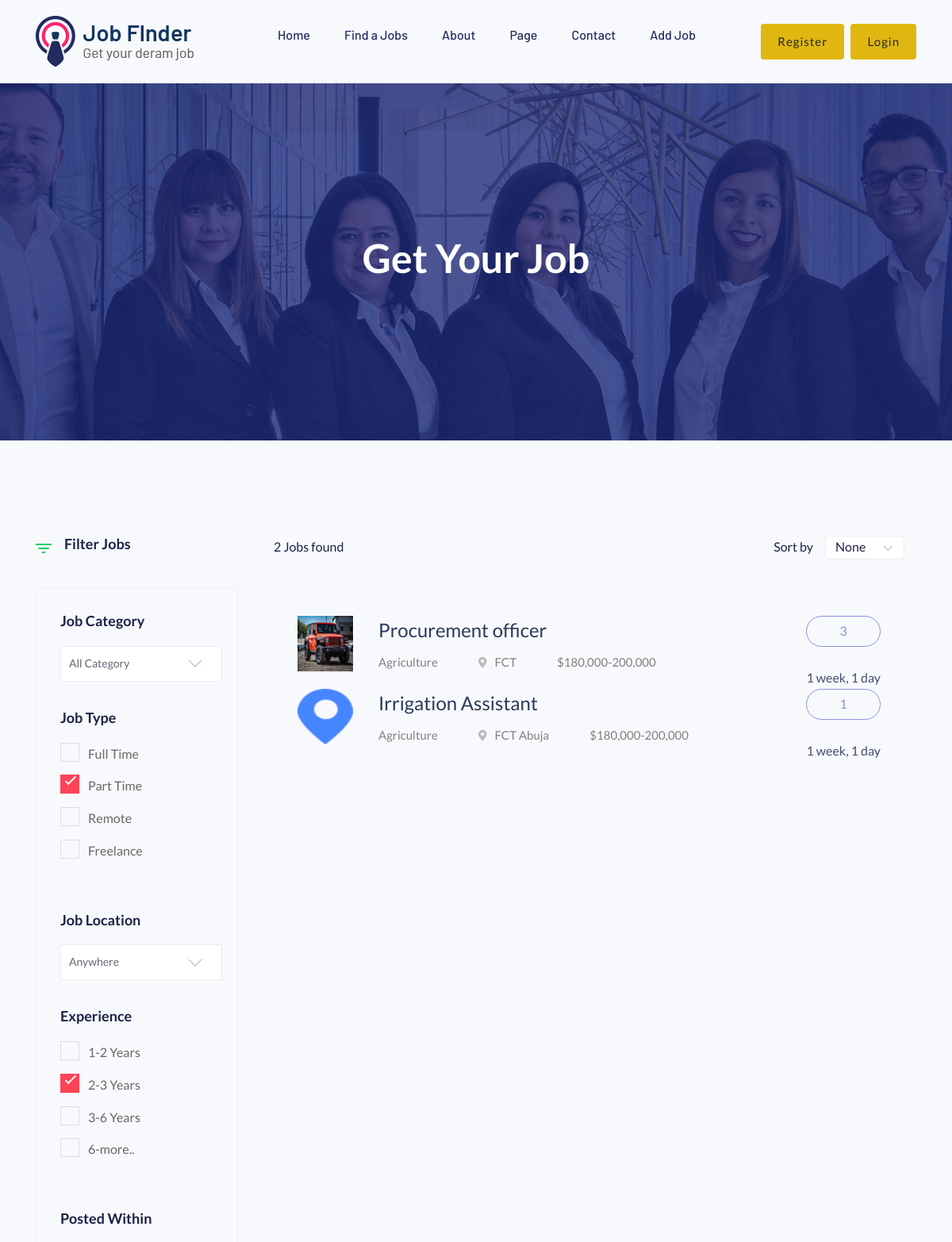
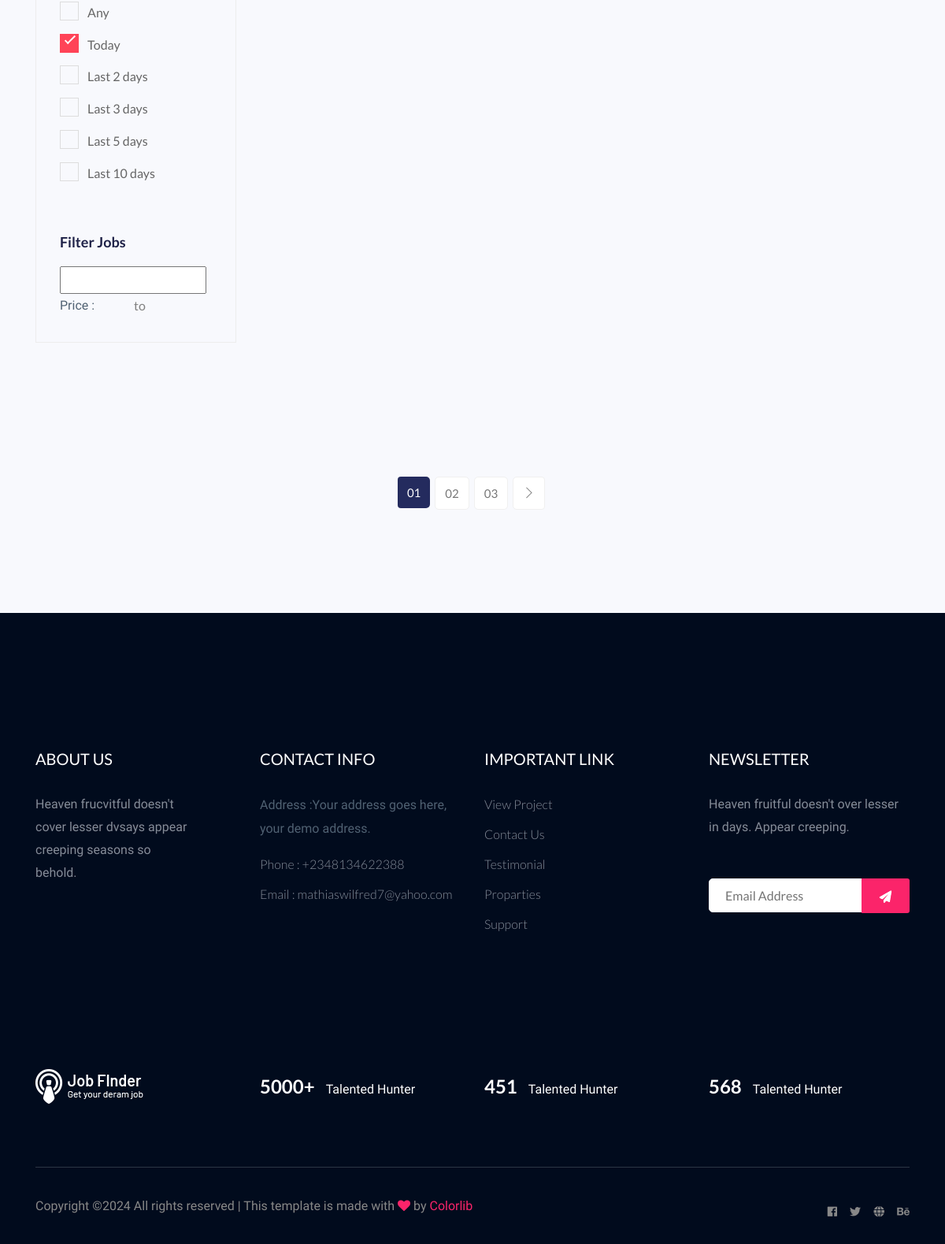
Screenshot of /job_category/2/ with the database file from the repository (2 pictures, top to bottom).
### searchApp/models.py (models this page shows, shortened)
class JobPosting(models.Model):
    EMPLOYMENT_TYPES = [
    ('Full time', 'Full time'),
    ('Part time', 'Part time'),
    ('Internship', 'Internship'),
]
    posted_by = models.ForeignKey(CustomUser, on_delete=models.CASCADE, null=True)
    job_title = models.CharField(max_length=255)
    company_name = models.CharField(max_length=255, null=True)
    location = models.CharField(max_length=255)
    job_category = models.ForeignKey(JobCategory, on_delete=models.CASCADE)
    employment_type = models.CharField(max_length=255, choices=EMPLOYMENT_TYPES, null=True)# Full-time, Part-time, Internship, etc.
    salary_range = models.CharField(max_length=255)  # Optional
    date_posted = models.DateTimeField(auto_now_add=True)
    closing_date = models.DateField(default=timezone.now)
    logo = models.ImageField(upload_to='company_logo/', null = True)
    company_info =models.TextField(max_length=1000, null=True)
    company_web = models.URLField(max_length=255, null=True)
    company_email = models.EmailField(max_length=255, null=True)

class JobCategory(models.Model):
    name = models.CharField(max_length=255)
    description = models.TextField()

### searchApp/views.py (the view)
# urls.py: path('job_category/<int:cat_id>/', v.job_category, name='job_category'),
def job_category(request, cat_id):
    try:
        category = JobCategory.objects.get(id=cat_id)
    except JobCategory.DoesNotExist:
        category = None
    get_category = category.jobposting_set.all()
    counting = get_category.count()
    context = {
        'jobs': get_category,
        'count': counting,
        'category_id': cat_id  # Pass the category ID to the context
    }
    return render(request, 'searchApp/category.html', context)

### searchApp/templates/searchApp/category.html (shortened to what this page needs)
{% extends 'searchApp/base/base.html' %}
{% load static %}
{% block content %}
    <div class="slider-area ">
        <div class="single-slider section-overly slider-height2 d-flex align-items-center" data-background="{% static 'searchApp/img/hero/about.jpg' %}">
            <div class="container">
                <div class="row">
                    <div class="col-xl-12">
                        <div class="hero-cap text-center">
                            <h2>Get your job</h2>
                        </div>
                    </div>
                </div>
            </div>
        </div>
    </div>
    <div class="job-listing-area pt-120 pb-120">
        <div class="container">
            <div class="row">
                <div class="col-xl-3 col-lg-3 col-md-4">
                    <div class="row">
                        <div class="col-12">
                                <div class="small-section-tittle2 mb-45">
                                <div class="ion">
                                </div>
                                <h4>Filter Jobs</h4>
                            </div>
                        </div>
                    </div>
                    <div class="job-category-listing mb-50">
                        <div class="single-listing">
                            <div class="small-section-tittle2">
                                    <h4>Job Category</h4>
                            </div>
                            <div class="select-Categories pt-80 pb-50">
                                <div class="small-section-tittle2">
                                    <h4>Job Type</h4>
                                </div>
                                <label class="container">Full Time
                                    <span class="checkmark"></span>
                                </label>
                                <label class="container">Part Time
                                    <span class="checkmark"></span>
                                </label>
                                <label class="container">Remote
                                    <span class="checkmark"></span>
                                </label>
                                <label class="container">Freelance
                                    <span class="checkmark"></span>
                                </label>
                            </div>
                        </div>
                        <div class="single-listing">
                            <div class="small-section-tittle2">
                                    <h4>Job Location</h4>
                            </div>
                            <div class="select-Categories pt-80 pb-50">
                                <div class="small-section-tittle2">
                                    <h4>Experience</h4>
                                </div>
                                <label class="container">1-2 Years
                                    <span class="checkmark"></span>
                                </label>
                                <label class="container">2-3 Years
                                    <span class="checkmark"></span>
                                </label>
                                <label class="container">3-6 Years
                                    <span class="checkmark"></span>
                                </label>
                                <label class="container">6-more..
                                    <span class="checkmark"></span>
                                </label>
                            </div>
                        </div>
                        <div class="single-listing">
                            <div class="select-Categories pb-50">
                                <div class="small-section-tittle2">
                                    <h4>Posted Within</h4>
                                </div>
                                <label class="container">Any
                                    <span class="checkmark"></span>
                                </label>
                                <label class="container">Today
                                    <span class="checkmark"></span>
                                </label>
                                <label class="container">Last 2 days
                                    <span class="checkmark"></span>
                                </label>
                                <label class="container">Last 3 days
                                    <span class="checkmark"></span>
                                </label>
                                <label class="container">Last 5 days
                                    <span class="checkmark"></span>
                                </label>
                                <label class="container">Last 10 days
                                    <span class="checkmark"></span>
                                </label>
                            </div>
                        </div>
                        <div class="single-listing">
                            <aside class="left_widgets p_filter_widgets price_rangs_aside sidebar_box_shadow">
                                <div class="small-section-tittle2">
                                    <h4>Filter Jobs</h4>
                                </div>
                                <div class="widgets_inner">
                                    <div class="range_item">
                                        <input type="text" class="js-range-slider" value="" />
                                        <div class="d-flex align-items-center">
                                            <div class="price_text">
                                                <p>Price :</p>
                                            </div>
                                            <div class="price_value d-flex justify-content-center">
                                                <input type="text" class="js-input-from" id="amount" readonly />
                                                <span>to</span>
                                                <input type="text" class="js-input-to" id="amount" readonly />
                                            </div>
                                        </div>
                                    </div>
                                </div>
                            </aside>
                        </div>
                    </div>
                </div>
                <div class="col-xl-9 col-lg-9 col-md-8">
                    <section class="featured-job-area">
                        <div class="container">
                            <div class="row">
                                <div class="col-lg-12">
                                    <div class="count-job mb-35">
                                        <span>{{ count }} Jobs found</span>
                                        <div class="select-job-items">
                                            <span>Sort by</span>
                                        </div>
                                    </div>
                                </div>
                            </div>
                            <div class="single-job-items mb-30">
                                {% for job in jobs %}
                                <div class="job-items">
                                    <div class="company-img">
                                        <a href="{% url 'job_category_detail' cat_id=job.id %}"><img src="{{ job.logo.url }}" alt="" style="width: 70px; height: 70px;"></a>
                                    </div>
                                    <div class="job-tittle job-tittle2">
                                        <a href="{% url 'job_category_detail' cat_id=job.id %}">
                                            <h4>{{ job.job_title }}</h4>
                                        </a>
                                        <ul>
                                            <li>{{ job.job_category.name }}</li>
                                            <li><i class="fas fa-map-marker-alt"></i>{{ job.location }}</li>
                                            <li>${{ job.salary_range }}</li>
                                        </ul>
                                    </div>
                                </div>
                                <div class="items-link items-link2 f-right">
                                    <a href="{% url 'job_category_detail' cat_id=job.id %}">{{ job.employment_type }}</a>
                                    <span>{{ job.date_posted|timesince }}</span>
                                </div>
                                {% endfor %}
                            </div>
                        </div>
                    </section>
                </div>
            </div>
        </div>
    </div>
    <div class="pagination-area pb-115 text-center">
        <div class="container">
            <div class="row">
                <div class="col-xl-12">
                    <div class="single-wrap d-flex justify-content-center">
                        <nav aria-label="Page navigation example">
                            <ul class="pagination justify-content-start">
                                <li class="page-item active"><a class="page-link" href="#">01</a></li>
                                <li class="page-item"><a class="page-link" href="#">02</a></li>
                                <li class="page-item"><a class="page-link" href="#">03</a></li>
                            <li class="page-item"><a class="page-link" href="#"><span class="ti-angle-right"></span></a></li>
                            </ul>
                        </nav>
                    </div>
                </div>
            </div>
        </div>
    </div>
{% endblock %}

### rows the page displays
JobPosting: logo (picture), job_title "Procurement officer", job_category.name "Agriculture", location "FCT", salary_range "180,000-200,000", employment_type "3", date_posted "1 week, 1 day"
JobPosting: logo (picture), job_title "Irrigation Assistant", job_category.name "Agriculture", location "FCT Abuja", salary_range "180,000-200,000", employment_type "1", date_posted "1 week, 1 day"

### other values shown
{{ count }} "2"
